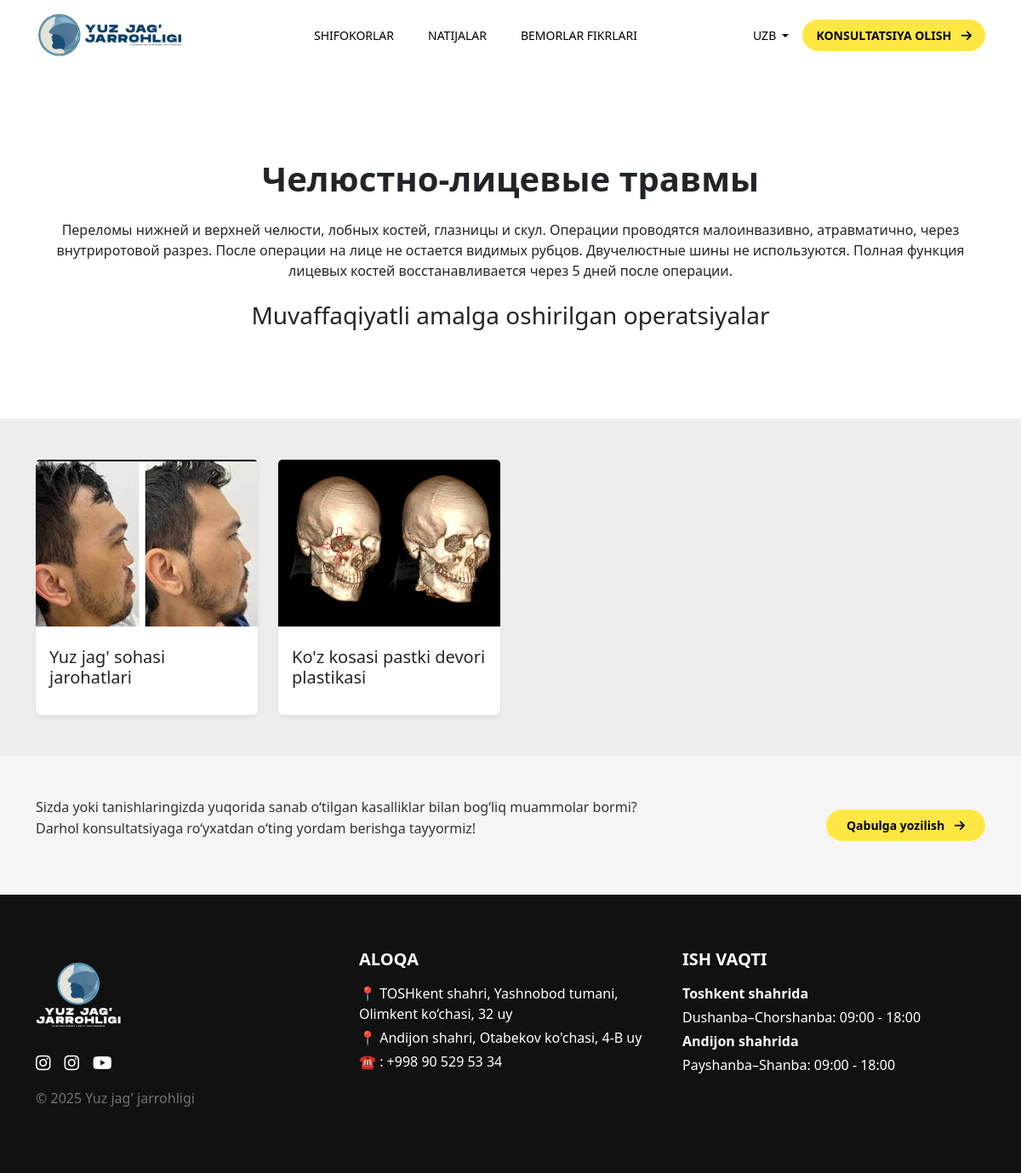
/uz/category/yuz-jag-sohasi-jarohatlari/, run on the app's committed database.
### main/models/main_model.py (models this page shows, shortened)
class Category(models.Model):
    name = models.CharField(max_length=100)
    slug = models.SlugField(max_length=100, unique=True)
    description = models.TextField(blank=True, null=True)
    img = models.ImageField(upload_to='category_images/', blank=True, null=True)
    class Meta:
        verbose_name = 'Category'
        verbose_name_plural = 'Categories'
    class Ordering:
        fields = ['name']
        order_with_respect_to = 'name'

class Operations(models.Model):
    name = models.CharField(max_length=100)
    img = models.ImageField(upload_to='operation_image/', blank=True, null=True)
    category = models.ForeignKey(Category, on_delete=models.CASCADE , related_name='operations')
    class Meta:
        verbose_name = 'Operation'
        verbose_name_plural = 'Operations'
    class Ordering:
        fields = ['name']
        order_with_respect_to = 'name'

### main/views/main_view.py (the view, shortened to what this page needs)
# urls.py: path('category/<slug:slug>/', categoryDetail, name='category_detail'),
def categoryDetail(request, slug):
    operations_qs = Operations.objects.prefetch_related('operation_images')
    first_image = None
    category = get_object_or_404(
        Category.objects.prefetch_related(
            Prefetch('operations', queryset=operations_qs)
        ).defer('img'),
        slug=slug
    )
    context = {
        'category': category,
        'operations': category.operations.all(),
    }
    if request.method == 'GET':
        return render(request, 'category_detail.html', context)

### main/context_processors.py (called while the page is built)
def translations(request):
    lang = request.LANGUAGE_CODE if hasattr(request, 'LANGUAGE_CODE') else 'uz'
    return {
        't': get_text(lang)
    }

### templates/category_detail.html (shortened to what this page needs)
{% extends 'base.html' %} {% load static %} {% load i18n %} {% block content %}
<header class=" w-100 z-3" role="banner">
  <nav class="navbar navbar-expand-lg" role="navigation" aria-label="Asosiy navigatsiya">
    <div class="container d-flex justify-content-between align-items-center">
          <a
            class="navbar-brand fw-bold text-white"
            href="{% url 'main:home' %}"
            aria-label="Bosh sahifa"
          >
            <img
              src="{% static './assets/images/logo.webp' %}"
              alt="Yuz jag’ Jarrohligi logotipi"
              class="img-fluid d-block"
              style="max-width: 175px; height: auto"
              loading="eager"
              decoding="async"
              width="175"
              height="60"
            />
          </a>
      <ul class="navbar-nav d-none d-lg-flex flex-row gap-4" role="menubar">
        <li class="nav-item">
          <a class="nav-link text-white" href="{% url 'main:home' %}">{{ t.doctors }}</a>
        </li>
        <li class="nav-item">
          <a class="nav-link text-white" href="{% url 'main:home' %}">{{ t.results }}</a>
        </li>
        <li class="nav-item">
          <a class="nav-link text-white" href="{% url 'main:home' %}">{{ t.patients }}</a>
        </li>
      </ul>
      <div class="d-flex align-items-center gap-3">
      {% get_current_language as LANGUAGE_CODE %}
      <div class="dropdown d-none d-lg-block">
        <a
          class="text-white dropdown-toggle text-decoration-none small"
          href="#"
          role="button"
          id="languageDropdown"
          data-bs-toggle="dropdown"
          aria-expanded="false"
          aria-haspopup="true"
        >
          {% if LANGUAGE_CODE == 'uz' %}
            UZB
          {% else %}
            RUS
          {% endif %}
        </a>
      </div>
        <a
          href="#"
          class="btn btn-warning fw-semibold px-3 py-2 rounded-pill d-none d-lg-inline-block"
          data-bs-toggle="modal"
          data-bs-target="#bookingModal"
          role="button"
        >
          {{ t.consultation }} <i class="fa-solid fa-arrow-right ms-2"></i>
        </a>
      </div>
    </div>
  </nav>
</header>
<section class="category-detail-intro py-5 my-5 text-center">
  <div class="container">
    <h2 class="section-title py-2">{{ category.name }}</h2>
    <p class="description text-dark py-2">{{ category.description }}</p>
    <h3 class="operations-title">{{ t.stats_successfuly_operations }}</h3>
  </div>
</section>
<section class="operations bg-light py-5">
  <div class="container">
    <div class="row">
      {% for operation in operations %}
      <article
        class="col-lg-3 col-md-6 col-12"
        role="region"
        aria-label="{{ operation.name }}">
          <div
            role="button"
            class="card h-100 shadow-sm border-0 operation-card"
            data-title="{{ operation.name }}"
            data-images='[
              {% if operation.operation_images.count > 0 %}
                {% for img in operation.operation_images.all %}
                  "{{ img.image.url }}"{% if not forloop.last %},{% endif %}
                {% endfor %}
              {% else %}
                "{{ operation.img.url }}"
              {% endif %}
            ]'
            data-bs-toggle="modal"
            data-bs-target="#imageModal"
          >
          <img
            src="{{ operation.img.url }}"
            class="card-img-top first-image"
            alt="{{ operation.name }} rasmi"
            loading="lazy"
          />
          <div class="card-body">
            <h5 class="descriptionitle mb-2 py-2">{{ operation.name }}</h5>
          </div>
        </div>
      </article>
      {% endfor %}
    </div>
  </div>
</section>
<section class="consultation-section py-5" aria-label="Konsultatsiya bo‘limi">
  <div class="container">
    <div class="row align-items-center justify-content-between">
      <div class="col-md-8">
        <p class="consultation-text">
          {{ t.consultation_desp }}
        </p>
      </div>
      <div class="col-md-4 text-md-end text-center">
        <a href="#" class="btn btn-warning fw-semibold px-4 py-2 rounded-pill" data-bs-toggle="modal" data-bs-target="#bookingModal" role="button" aria-label="Qabulga yozilish">
          {{ t.acceptance }} <i class="fa-solid fa-arrow-right ms-2"></i>
        </a>
      </div>
    </div>
  </div>
</section>
  {% endblock %}

### staticfiles/assets/css/responsive.css (style rules this page uses)
:root { --yellow-color: #FFE743; --grey-color: #EDEDED; --blue-color: #0051FF; --section-title-xl: 48px; --section-title-lg: 40px; --section-title-md: 32px; --section-title-sm: 28px; --desc-title-xl: 28px; --desc-title-lg: 24px; --desc-title-md: 20px; --desc-title-sm: 18px; --desc-xl: 20px; --desc-lg: 18px; --desc-md: 16px; --desc-sm: 14px; }
@media (min-width: 1200px) { .section-title { font-size: var(--section-title-xl); } }
@media (min-width: 1200px) { .description { font-size: var(--desc-xl); } }
header { transition: background-color 0.3s ease; }
@media (min-width: 992px) { header { background-color: white; } }
@media (min-width: 992px) { header .navbar-brand, header .nav-link, header .dropdown > a { color: black !important; } }

### staticfiles/assets/css/style.css (style rules this page uses)
:root { --yellow-color: #FFE743; --grey-color: #EDEDED; --blue-color: #0051FF; --section-title-xl: 48px; --section-title-lg: 40px; --section-title-md: 32px; --section-title-sm: 28px; --desc-title-xl: 28px; --desc-title-lg: 24px; --desc-title-md: 20px; --desc-title-sm: 18px; --desc-xl: 20px; --desc-lg: 18px; --desc-md: 16px; --desc-sm: 14px; }
.section-title { font-size: var(--section-title-lg); font-weight: 700; }
.description { font-size: var(--desc-md); color: var(--grey-color); }
body { overflow-x: hidden!important; }
.navbar { padding: 10px 0; }
.navbar-brand { font-size: 14px; }
.nav-link { font-weight: 500; font-size: 14px; }
.btn-warning { background-color: var(--yellow-color); border: none; font-size: 14px; color: #000!important; }
.bg-light { background-color: #EDEDED !important; }
.consultation-section { background-color: #f5f5f5; padding: 40px 0; font-size: 16px; }
.consultation-section .consultation-text { color: #333; font-weight: 500; line-height: 1.6; }

### templates/category_detail.html (style rules this page uses)
.first-image { object-fit: cover; width: 100%; aspect-ratio: 4/3; }

### data on the page
Category: name "Челюстно-лицевые травмы", description "Переломы нижней и верхней челюсти, лобных костей, глазницы и скул. Операции проводятся малоинвазивно, атравматично, через внутриротовой разрез. После операции на лице не остается видимых рубцов. Двучелюстные шины не используются. Полная функция лицевых костей восстанавливается через 5 дней после операции."
Operations: img (picture), name "Yuz jag' sohasi jarohatlari"
Operations: img (picture), name "Ko'z kosasi pastki devori plastikasi"

### other printed values
{{ t.doctors }} "SHIFOKORLAR"
{{ t.results }} "NATIJALAR"
{{ t.patients }} "BEMORLAR FIKRLARI"
{{ t.consultation }} "KONSULTATSIYA OLISH"
{{ t.stats_successfuly_operations }} "Muvaffaqiyatli amalga oshirilgan operatsiyalar"
{{ t.consultation_desp }} "Sizda yoki tanishlaringizda yuqorida sanab o‘tilgan kasalliklar bilan bog‘liq muammolar bormi? Darhol konsultatsiyaga ro‘yxatdan o‘ting yordam berishga tayyormiz!"
{{ t.acceptance }} "Qabulga yozilish"
{{ t.footer_title }} "2025 Yuz jag' jarrohligi"
{{ t.contacts }} "ALOQA"
{{ t.tashkent_address }} "📍 TOSHkent shahri, Yashnobod tumani, Olimkent ko‘chasi, 32 uy"
{{ t.andijan_address }} "📍 Andijon shahri, Otabekov ko'chasi, 4-B uy"
{{ t.working_hours }} "ISH VAQTI"
{{ t.in_tashkent }} "Toshkent shahrida"
{{ t.tashkent_time }} "Dushanba–Chorshanba: 09:00 - 18:00"
{{ t.in_andijan }} "Andijon shahrida"
